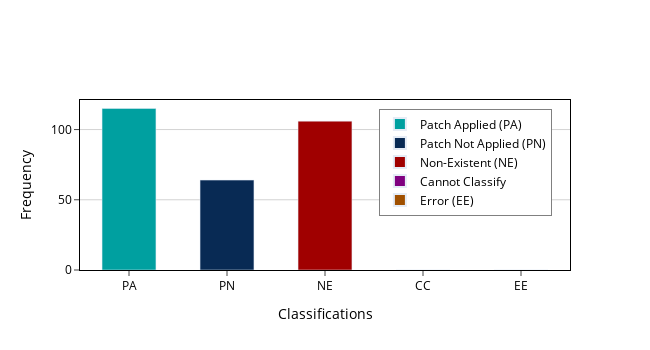

Notebook code cell kept with this figure:
### Code cell
import plotly.graph_objects as go

fig = go.Figure()
fig.add_trace(go.Bar(
    x=['PA'],
    y=[115],
    name="Patch Applied (PA)",
    marker_color='#00A0A0'
))
fig.add_trace(go.Bar(
    x=['PN'],
    y=[64],
    name="Patch Not Applied (PN)",
    marker_color='#082a54'
))
fig.add_trace(go.Bar(
    x=['NE'],
    y=[106],
    name="Non-Existent (NE)",
    marker_color='#a00000'
))
fig.add_trace(go.Bar(
    x=['CC'],
    y=[0],
    name="Cannot Classify",
    marker_color='purple'
))
fig.add_trace(go.Bar(
    x=['EE'],
    y=[0],
    name="Error (EE)",
    marker_color='#A05000'
))
fig.update_layout(
    xaxis_title="Classifications",
    yaxis_title="Frequency",
    plot_bgcolor= "rgba(0, 0, 0, 0)",
    font_color="black",
    font_size=12,
    height=350,
    width=650,
    bargap=0.45
)
fig.update_xaxes(
    mirror=True,
    ticks='outside',
    # showline=True,
    linecolor='black',
    # gridcolor='lightgrey'
    # orientation='h'
)
fig.update_yaxes(
    mirror=True,
    ticks='outside',
    # showline=True,
    linecolor='black',
    gridcolor='lightgrey',
    # orientation='h'
    # tickangle=330
)
fig.update_layout(
    # autosize=True,
    # try to play around height and width values 
    legend=dict(
    yanchor="top",
    y=0.95,
    xanchor="left",
    x=0.61,
    bordercolor="gray",
    borderwidth=1,
    itemsizing="constant", 
    itemwidth=30,
    font=dict(
            # family="Courier",
            size=12,
        ),
))
fig.show()
# fig.write_image("classification.pdf", width=650, height=350)

### Figure 1 — Plotly figure (JSON) as saved in the notebook; plotly's stock layout.template omitted (floating-point values rounded to 4 significant figures)
{"data": [{"marker": {"color": "#00A0A0"}, "name": "Patch Applied (PA)", "type": "bar", "x": ["PA"], "y": [115]}, {"marker": {"color": "#082a54"}, "name": "Patch Not Applied (PN)", "type": "bar", "x": ["PN"], "y": [64]}, {"marker": {"color": "#a00000"}, "name": "Non-Existent (NE)", "type": "bar", "x": ["NE"], "y": [106]}, {"marker": {"color": "purple"}, "name": "Cannot Classify", "type": "bar", "x": ["CC"], "y": [0]}, {"marker": {"color": "#A05000"}, "name": "Error (EE)", "type": "bar", "x": ["EE"], "y": [0]}], "layout": {"bargap": 0.45, "font": {"color": "black", "size": 12}, "height": 350, "legend": {"bordercolor": "gray", "borderwidth": 1, "font": {"size": 12}, "itemsizing": "constant", "itemwidth": 30, "x": 0.61, "xanchor": "left", "y": 0.95, "yanchor": "top"}, "plot_bgcolor": "rgba(0, 0, 0, 0)", "width": 650, "xaxis": {"linecolor": "black", "mirror": true, "ticks": "outside", "title": {"text": "Classifications"}}, "yaxis": {"gridcolor": "lightgrey", "linecolor": "black", "mirror": true, "ticks": "outside", "title": {"text": "Frequency"}}}}
